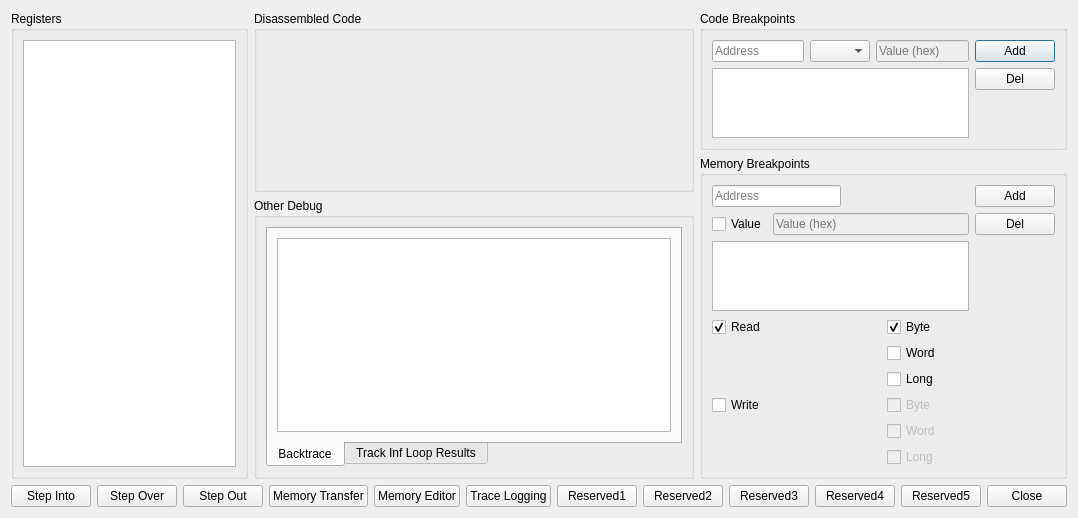
<?xml version="1.0" encoding="UTF-8"?>
<ui version="4.0">
 <class>UIDebugCPU</class>
 <widget class="QDialog" name="UIDebugCPU">
  <property name="geometry">
   <rect>
    <x>0</x>
    <y>0</y>
    <width>927</width>
    <height>483</height>
   </rect>
  </property>
  <property name="windowTitle">
   <string>Debug CPU</string>
  </property>
  <layout class="QVBoxLayout" name="verticalLayout_13">
   <item>
    <layout class="QHBoxLayout" name="horizontalLayout_6">
     <item>
      <widget class="QGroupBox" name="gbRegisters">
       <property name="title">
        <string>Registers</string>
       </property>
       <layout class="QVBoxLayout" name="verticalLayout_10">
        <item>
         <widget class="QListWidget" name="lwRegisters">
          <property name="sizePolicy">
           <sizepolicy hsizetype="Expanding" vsizetype="Expanding">
            <horstretch>0</horstretch>
            <verstretch>0</verstretch>
           </sizepolicy>
          </property>
          <property name="minimumSize">
           <size>
            <width>120</width>
            <height>0</height>
           </size>
          </property>
          <property name="font">
           <font>
            <family>Courier New</family>
           </font>
          </property>
         </widget>
        </item>
       </layout>
      </widget>
     </item>
     <item>
      <layout class="QVBoxLayout" name="verticalLayout_12">
       <item>
        <widget class="QGroupBox" name="gbDisassembledCode">
         <property name="title">
          <string>Disassembled Code</string>
         </property>
         <layout class="QVBoxLayout" name="verticalLayout_11">
          <item>
           <widget class="UIDisasm" name="lwDisassembledCode" native="true">
            <property name="minimumSize">
             <size>
              <width>416</width>
              <height>0</height>
             </size>
            </property>
            <property name="font">
             <font>
              <family>Courier New</family>
              <pointsize>9</pointsize>
             </font>
            </property>
           </widget>
          </item>
         </layout>
        </widget>
       </item>
       <item>
        <widget class="QGroupBox" name="gbBackTrace">
         <property name="sizePolicy">
          <sizepolicy hsizetype="Preferred" vsizetype="Minimum">
           <horstretch>0</horstretch>
           <verstretch>0</verstretch>
          </sizepolicy>
         </property>
         <property name="title">
          <string>Other Debug</string>
         </property>
         <layout class="QHBoxLayout" name="horizontalLayout_8">
          <item>
           <widget class="QTabWidget" name="tabOtherDebug">
            <property name="sizePolicy">
             <sizepolicy hsizetype="Preferred" vsizetype="Minimum">
              <horstretch>0</horstretch>
              <verstretch>0</verstretch>
             </sizepolicy>
            </property>
            <property name="tabPosition">
             <enum>QTabWidget::South</enum>
            </property>
            <property name="tabShape">
             <enum>QTabWidget::Rounded</enum>
            </property>
            <property name="currentIndex">
             <number>0</number>
            </property>
            <property name="tabsClosable">
             <bool>false</bool>
            </property>
            <widget class="QWidget" name="tab_3">
             <attribute name="title">
              <string>Backtrace</string>
             </attribute>
             <layout class="QVBoxLayout" name="verticalLayout_14">
              <item>
               <widget class="QListWidget" name="lwBackTrace">
                <property name="sizePolicy">
                 <sizepolicy hsizetype="Preferred" vsizetype="Minimum">
                  <horstretch>0</horstretch>
                  <verstretch>0</verstretch>
                 </sizepolicy>
                </property>
                <property name="font">
                 <font>
                  <family>Courier New</family>
                 </font>
                </property>
               </widget>
              </item>
             </layout>
            </widget>
            <widget class="QWidget" name="tab_4">
             <attribute name="title">
              <string>Track Inf Loop Results</string>
             </attribute>
             <layout class="QVBoxLayout" name="verticalLayout_15">
              <item>
               <widget class="QTableWidget" name="twTrackInfLoop">
                <property name="sizePolicy">
                 <sizepolicy hsizetype="Preferred" vsizetype="Minimum">
                  <horstretch>0</horstretch>
                  <verstretch>0</verstretch>
                 </sizepolicy>
                </property>
                <property name="editTriggers">
                 <set>QAbstractItemView::NoEditTriggers</set>
                </property>
                <property name="showDropIndicator" stdset="0">
                 <bool>false</bool>
                </property>
                <property name="dragDropOverwriteMode">
                 <bool>false</bool>
                </property>
                <column>
                 <property name="text">
                  <string>Address</string>
                 </property>
                </column>
                <column>
                 <property name="text">
                  <string>Count</string>
                 </property>
                </column>
               </widget>
              </item>
             </layout>
            </widget>
           </widget>
          </item>
         </layout>
        </widget>
       </item>
      </layout>
     </item>
     <item>
      <layout class="QVBoxLayout" name="verticalLayout_9">
       <item>
        <widget class="QGroupBox" name="gbCodeBreakpoints">
         <property name="sizePolicy">
          <sizepolicy hsizetype="Preferred" vsizetype="Preferred">
           <horstretch>0</horstretch>
           <verstretch>0</verstretch>
          </sizepolicy>
         </property>
         <property name="title">
          <string>Code Breakpoints</string>
         </property>
         <layout class="QVBoxLayout" name="verticalLayout_5">
          <item>
           <layout class="QHBoxLayout" name="horizontalLayout_2">
            <item>
             <layout class="QVBoxLayout" name="verticalLayout_2">
              <item>
               <layout class="QHBoxLayout" name="horizontalLayout">
                <item>
                 <widget class="QLineEdit" name="leCodeBreakpoint">
                  <property name="sizePolicy">
                   <sizepolicy hsizetype="Expanding" vsizetype="Fixed">
                    <horstretch>0</horstretch>
                    <verstretch>0</verstretch>
                   </sizepolicy>
                  </property>
                  <property name="inputMask">
                   <string/>
                  </property>
                  <property name="placeholderText">
                   <string>Address</string>
                  </property>
                 </widget>
                </item>
                <item>
                 <widget class="QComboBox" name="cbRegCondition">
                  <property name="sizePolicy">
                   <sizepolicy hsizetype="Preferred" vsizetype="Fixed">
                    <horstretch>0</horstretch>
                    <verstretch>0</verstretch>
                   </sizepolicy>
                  </property>
                  <property name="minimumSize">
                   <size>
                    <width>60</width>
                    <height>0</height>
                   </size>
                  </property>
                 </widget>
                </item>
                <item>
                 <widget class="QLineEdit" name="leRegConditionValue">
                  <property name="enabled">
                   <bool>false</bool>
                  </property>
                  <property name="sizePolicy">
                   <sizepolicy hsizetype="Expanding" vsizetype="Fixed">
                    <horstretch>0</horstretch>
                    <verstretch>0</verstretch>
                   </sizepolicy>
                  </property>
                  <property name="placeholderText">
                   <string>Value (hex)</string>
                  </property>
                 </widget>
                </item>
               </layout>
              </item>
              <item>
               <widget class="QListWidget" name="lwCodeBreakpoints">
                <property name="sizePolicy">
                 <sizepolicy hsizetype="Expanding" vsizetype="Expanding">
                  <horstretch>0</horstretch>
                  <verstretch>0</verstretch>
                 </sizepolicy>
                </property>
               </widget>
              </item>
             </layout>
            </item>
            <item>
             <layout class="QVBoxLayout" name="verticalLayout">
              <item>
               <widget class="QPushButton" name="pbAddCodeBreakpoint">
                <property name="sizePolicy">
                 <sizepolicy hsizetype="Minimum" vsizetype="Fixed">
                  <horstretch>0</horstretch>
                  <verstretch>0</verstretch>
                 </sizepolicy>
                </property>
                <property name="text">
                 <string>Add</string>
                </property>
               </widget>
              </item>
              <item>
               <widget class="QPushButton" name="pbDelCodeBreakpoint">
                <property name="text">
                 <string>Del</string>
                </property>
               </widget>
              </item>
              <item>
               <spacer name="verticalSpacer_4">
                <property name="orientation">
                 <enum>Qt::Vertical</enum>
                </property>
                <property name="sizeType">
                 <enum>QSizePolicy::Expanding</enum>
                </property>
                <property name="sizeHint" stdset="0">
                 <size>
                  <width>20</width>
                  <height>40</height>
                 </size>
                </property>
               </spacer>
              </item>
             </layout>
            </item>
           </layout>
          </item>
         </layout>
        </widget>
       </item>
       <item>
        <widget class="QGroupBox" name="gbMemoryBreakpoints">
         <property name="sizePolicy">
          <sizepolicy hsizetype="Preferred" vsizetype="Preferred">
           <horstretch>0</horstretch>
           <verstretch>0</verstretch>
          </sizepolicy>
         </property>
         <property name="title">
          <string>Memory Breakpoints</string>
         </property>
         <layout class="QVBoxLayout" name="verticalLayout_8">
          <item>
           <layout class="QHBoxLayout" name="horizontalLayout_4">
            <item>
             <layout class="QVBoxLayout" name="verticalLayout_4">
              <item>
               <layout class="QHBoxLayout" name="horizontalLayout_3">
                <item>
                 <widget class="QLineEdit" name="leMemoryBreakpoint">
                  <property name="inputMask">
                   <string/>
                  </property>
                  <property name="placeholderText">
                   <string>Address</string>
                  </property>
                 </widget>
                </item>
                <item>
                 <spacer name="horizontalSpacer_2">
                  <property name="orientation">
                   <enum>Qt::Horizontal</enum>
                  </property>
                  <property name="sizeHint" stdset="0">
                   <size>
                    <width>40</width>
                    <height>20</height>
                   </size>
                  </property>
                 </spacer>
                </item>
               </layout>
              </item>
              <item>
               <layout class="QHBoxLayout" name="horizontalLayout_9">
                <item>
                 <widget class="QCheckBox" name="cbValueCondition">
                  <property name="text">
                   <string>Value</string>
                  </property>
                 </widget>
                </item>
                <item>
                 <widget class="QLineEdit" name="leBreakpointValue">
                  <property name="enabled">
                   <bool>false</bool>
                  </property>
                  <property name="placeholderText">
                   <string>Value (hex)</string>
                  </property>
                 </widget>
                </item>
               </layout>
              </item>
              <item>
               <widget class="QListWidget" name="lwMemoryBreakpoints">
                <property name="sizePolicy">
                 <sizepolicy hsizetype="Expanding" vsizetype="Expanding">
                  <horstretch>0</horstretch>
                  <verstretch>0</verstretch>
                 </sizepolicy>
                </property>
               </widget>
              </item>
             </layout>
            </item>
            <item>
             <layout class="QVBoxLayout" name="verticalLayout_3">
              <item>
               <widget class="QPushButton" name="pbAddMemoryBreakpoint">
                <property name="text">
                 <string>Add</string>
                </property>
               </widget>
              </item>
              <item>
               <widget class="QPushButton" name="pbDelMemoryBreakpoint">
                <property name="text">
                 <string>Del</string>
                </property>
               </widget>
              </item>
              <item>
               <spacer name="verticalSpacer">
                <property name="orientation">
                 <enum>Qt::Vertical</enum>
                </property>
                <property name="sizeType">
                 <enum>QSizePolicy::Expanding</enum>
                </property>
                <property name="sizeHint" stdset="0">
                 <size>
                  <width>20</width>
                  <height>40</height>
                 </size>
                </property>
               </spacer>
              </item>
             </layout>
            </item>
           </layout>
          </item>
          <item>
           <layout class="QHBoxLayout" name="horizontalLayout_5">
            <item>
             <layout class="QVBoxLayout" name="verticalLayout_7">
              <item>
               <widget class="QCheckBox" name="cbRead">
                <property name="text">
                 <string>Read</string>
                </property>
                <property name="checked">
                 <bool>true</bool>
                </property>
               </widget>
              </item>
              <item>
               <spacer name="verticalSpacer_2">
                <property name="orientation">
                 <enum>Qt::Vertical</enum>
                </property>
                <property name="sizeHint" stdset="0">
                 <size>
                  <width>20</width>
                  <height>40</height>
                 </size>
                </property>
               </spacer>
              </item>
              <item>
               <widget class="QCheckBox" name="cbWrite">
                <property name="text">
                 <string>Write</string>
                </property>
               </widget>
              </item>
              <item>
               <spacer name="verticalSpacer_3">
                <property name="orientation">
                 <enum>Qt::Vertical</enum>
                </property>
                <property name="sizeHint" stdset="0">
                 <size>
                  <width>20</width>
                  <height>40</height>
                 </size>
                </property>
               </spacer>
              </item>
             </layout>
            </item>
            <item>
             <layout class="QVBoxLayout" name="verticalLayout_6">
              <item>
               <widget class="QCheckBox" name="cbReadByte">
                <property name="enabled">
                 <bool>true</bool>
                </property>
                <property name="text">
                 <string>Byte</string>
                </property>
                <property name="checkable">
                 <bool>true</bool>
                </property>
                <property name="checked">
                 <bool>true</bool>
                </property>
               </widget>
              </item>
              <item>
               <widget class="QCheckBox" name="cbReadWord">
                <property name="enabled">
                 <bool>true</bool>
                </property>
                <property name="text">
                 <string>Word</string>
                </property>
                <property name="checked">
                 <bool>false</bool>
                </property>
               </widget>
              </item>
              <item>
               <widget class="QCheckBox" name="cbReadLong">
                <property name="enabled">
                 <bool>true</bool>
                </property>
                <property name="text">
                 <string>Long</string>
                </property>
               </widget>
              </item>
              <item>
               <widget class="QCheckBox" name="cbWriteByte">
                <property name="enabled">
                 <bool>false</bool>
                </property>
                <property name="text">
                 <string>Byte</string>
                </property>
               </widget>
              </item>
              <item>
               <widget class="QCheckBox" name="cbWriteWord">
                <property name="enabled">
                 <bool>false</bool>
                </property>
                <property name="text">
                 <string>Word</string>
                </property>
               </widget>
              </item>
              <item>
               <widget class="QCheckBox" name="cbWriteLong">
                <property name="enabled">
                 <bool>false</bool>
                </property>
                <property name="text">
                 <string>Long</string>
                </property>
               </widget>
              </item>
             </layout>
            </item>
           </layout>
          </item>
         </layout>
        </widget>
       </item>
      </layout>
     </item>
    </layout>
   </item>
   <item>
    <layout class="QHBoxLayout" name="horizontalLayout_7">
     <item>
      <widget class="QPushButton" name="pbStepInto">
       <property name="text">
        <string>Step Into</string>
       </property>
      </widget>
     </item>
     <item>
      <widget class="QPushButton" name="pbStepOver">
       <property name="text">
        <string>Step Over</string>
       </property>
      </widget>
     </item>
     <item>
      <widget class="QPushButton" name="pbStepOut">
       <property name="text">
        <string>Step Out</string>
       </property>
      </widget>
     </item>
     <item>
      <widget class="QPushButton" name="pbMemoryTransfer">
       <property name="text">
        <string>Memory Transfer</string>
       </property>
      </widget>
     </item>
     <item>
      <widget class="QPushButton" name="pbMemoryEditor">
       <property name="text">
        <string>Memory Editor</string>
       </property>
      </widget>
     </item>
     <item>
       <widget class="QPushButton" name="pbTraceLogging">
         <property name="text">
           <string>Trace Logging</string>
         </property>
       </widget>
     </item>
     <item>
      <widget class="QPushButton" name="pbReserved1">
       <property name="text">
        <string>Reserved1</string>
       </property>
      </widget>
     </item>
     <item>
      <widget class="QPushButton" name="pbReserved2">
       <property name="text">
        <string>Reserved2</string>
       </property>
      </widget>
     </item>
     <item>
      <widget class="QPushButton" name="pbReserved3">
       <property name="text">
        <string>Reserved3</string>
       </property>
      </widget>
     </item>
     <item>
      <widget class="QPushButton" name="pbReserved4">
       <property name="text">
        <string>Reserved4</string>
       </property>
      </widget>
     </item>
     <item>
      <widget class="QPushButton" name="pbReserved5">
       <property name="text">
        <string>Reserved5</string>
       </property>
      </widget>
     </item>
     <item>
      <spacer name="horizontalSpacer_3">
       <property name="orientation">
        <enum>Qt::Horizontal</enum>
       </property>
       <property name="sizeHint" stdset="0">
        <size>
         <width>40</width>
         <height>20</height>
        </size>
       </property>
      </spacer>
     </item>
     <item>
      <widget class="QDialogButtonBox" name="dbbButtons">
       <property name="standardButtons">
        <set>QDialogButtonBox::Close</set>
       </property>
      </widget>
     </item>
    </layout>
   </item>
  </layout>
 </widget>
 <customwidgets>
  <customwidget>
   <class>UIDisasm</class>
   <extends>QWidget</extends>
   <header>UIDisasm.h</header>
   <container>1</container>
  </customwidget>
 </customwidgets>
 <resources/>
 <connections>
  <connection>
   <sender>dbbButtons</sender>
   <signal>rejected()</signal>
   <receiver>UIDebugCPU</receiver>
   <slot>reject()</slot>
   <hints>
    <hint type="sourcelabel">
     <x>347</x>
     <y>321</y>
    </hint>
    <hint type="destinationlabel">
     <x>335</x>
     <y>376</y>
    </hint>
   </hints>
  </connection>
 </connections>
</ui>
